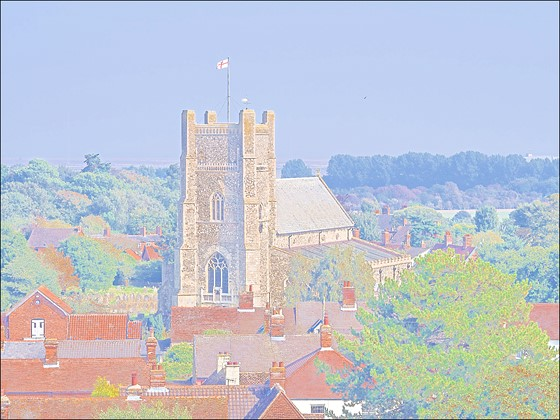
#> input picture histogram_equlalization/scene.jpg, 560 x 420 px
$ jupyter execute --allow-errors HE.ipynb   (shell and % lines are left out)
#> lines starting #> are read from the running program, lines starting #| are printed output that depends on the picture
[cell 1]
from IPython.display import display, Math, Latex
import matplotlib.pyplot as plt
import numpy as np
from PIL import Image

[cell 2]
im = Image.open("scene.jpg").convert('L')
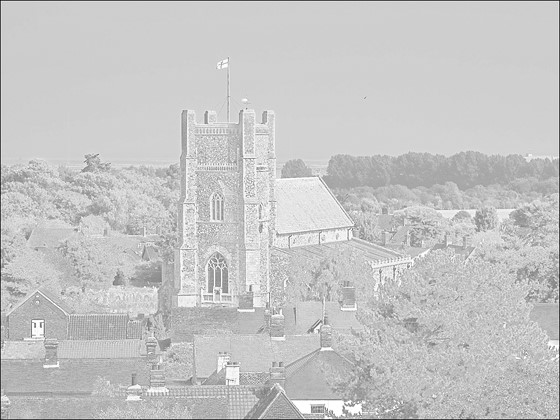
#> im: PIL image 560x420 L; min 20, max 255, mean 197.7

print(im.size)
#| (560, 420)
plt.imshow(im)
#> (this line was passed over: IPython is not available in this run)
im.save('greyscale.png')

[cell 3]
grey_image = Image.open('greyscale.png')

grey_image = np.asarray(grey_image)


flat = grey_image.flatten()

[cell 4]
def calc_hist(image,bins):
#> called with image = array of shape (235200,), bins = 256
    histogram = np.zeros(bins)
    for pixel in image :
        histogram[pixel] += 1
#> this loop made 235200 passes
#> pixel on passes 1 to 3: 24, 87, 69
#> after the loop, histogram = 256 values, max 26080 at index 206, min 0 at index 0, mean 918.8
    return histogram
hist = calc_hist(flat,256)
#> hist has the same summary as histogram in calc_hist

[cell 5]
def calc_cumulative(a):
    a = iter(a)
    b = [next(a)]
#> b = [0]
    for i in a:
        b.append(b[-1] + i)
#> this loop made 255 passes
#> after the loop, b = 256 values from 0 to 235200
    return np.array(b)

cdf = calc_cumulative(hist)
#> cdf = 256 values from 0 to 235200

[cell 6]
nj = (cdf - cdf.min()) * 255
#> nj = 256 values from 0 to 59976000
N = cdf.max() - cdf.min()
#> N = 235200

# re-normalize the cumsum
cdf = nj / N
#> cdf = 256 values from 0 to 255

# cast it back to uint8 since we can't use floating point values in images
cdf = cdf.astype('uint8')

plt.plot(cdf)
#> (this line was passed over: IPython is not available in this run)

[cell 7]
img_new = cdf[flat]
w,h = im.size
#> w = 560; h = 420
# put array back into original shape since we flattened it
img_new = np.reshape(img_new, (h,w))
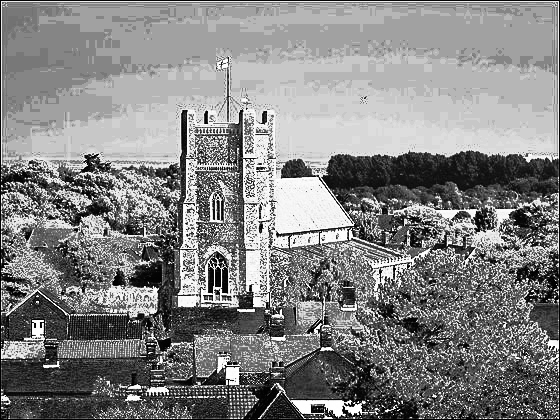
#> img_new: shape (420, 560); min 0, max 255, mean 131.4

# set up side-by-side image display
#> (the rest of this cell did not finish here and is left out)
